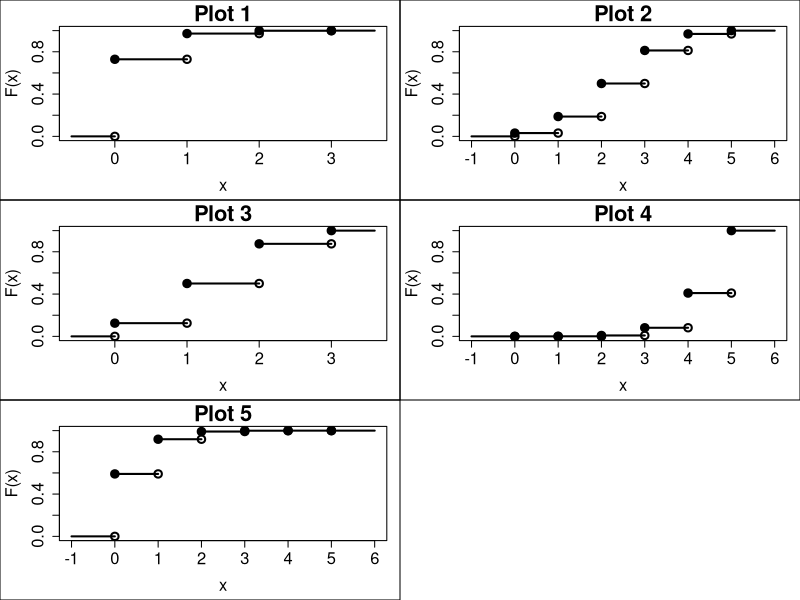

Source code (R):
## ---- chunk 1
knitr::opts_chunk$set(echo = TRUE)
set.seed(1)
## ---- chunk 2
create_cdf <- function(n,p,main=""){
  x <- 0:n
  DD <- x
  PP <- dbinom(x,n,p)
  QQ <- cumsum(PP)
  ## find x range for plotting (a little wider than min/max DD)
    xlims <- range(DD)
    slack <- .2*(xlims[2] - xlims[1])
    xlims[1] <- xlims[1] - slack
    xlims[2] <- xlims[2] + slack
    ## make plot
    par(mar=c(4.5,4.5,2,1))
    plot(c(0,0),xlim=xlims,ylim=c(0,1),ylab="F(x)",col=0,xlab="x",cex.axis=1.5,cex.lab=1.5,main=main,cex.main=2)
    segments(c(DD[1]-slack,DD),c(0,QQ),c(DD,DD[length(DD)]+slack),c(0,QQ),lwd=2)
    points(DD,c(0,QQ[1:(length(QQ)-1)]),lwd=2, cex=1.5)
    points(DD,QQ,pch=19,lwd=2, cex=1.5)
    box(which="figure")
}
params <- as.matrix(expand.grid(c(3,5),c(.1,.5,.9)))
to.use <- sample(1:6,5)
params <- params[to.use,]
truth <- sample(1:5,1)
others <- setdiff(1:5,truth)

par(mfrow=c(3,2))
for(ii in 1:5){
  create_cdf(params[ii,1],params[ii,2],paste("Plot ",ii,sep=""))
}
